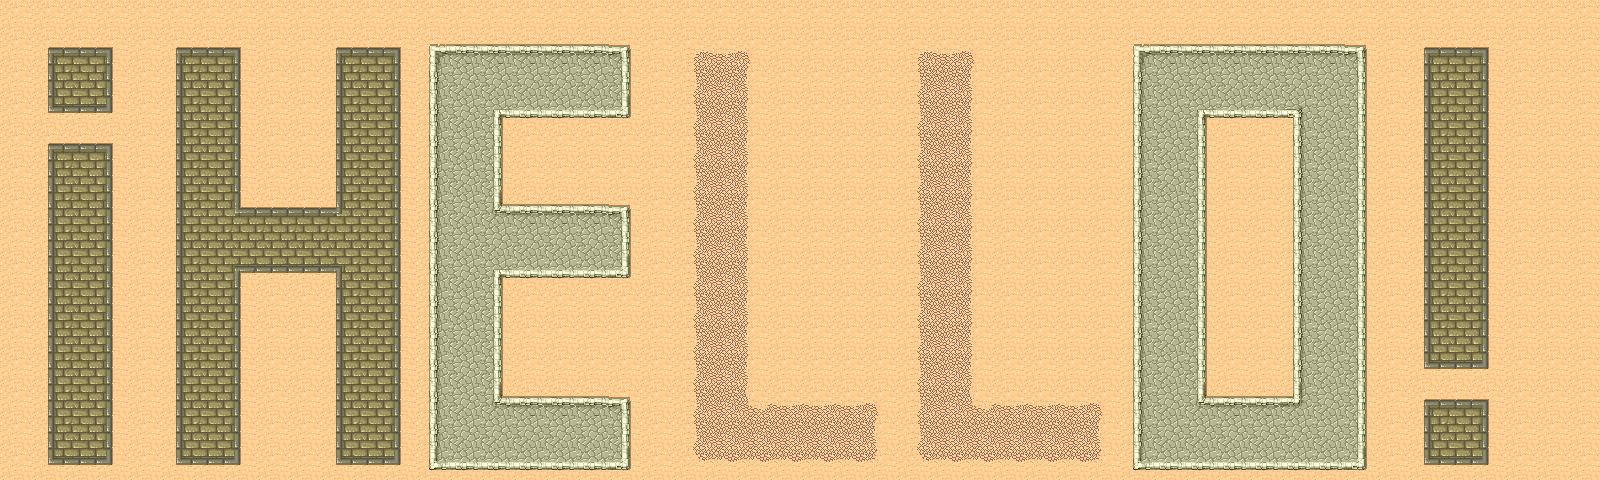

A level layout from a 2D game, rendered from its tile map. Below: a short description, then the map file with tile-grid data replaced by summaries:
An orthogonal 50x15 tile map with 32x32 px tiles, 1 tile layer (Capa de Patrones 1).

<map version="1.0" tiledversion="1.1.5" orientation="orthogonal" renderorder="right-down" width="50" height="15" tilewidth="32" tileheight="32" infinite="0" nextobjectid="1">
 <tileset firstgid="1" source="tmw_desert_spacing.tsx" />
 <layer name="Capa de Patrones 1" width="50" height="15">
  <data>[750 cells, 750 non-empty, 37 distinct tile ids]</data>
 </layer>
</map>
